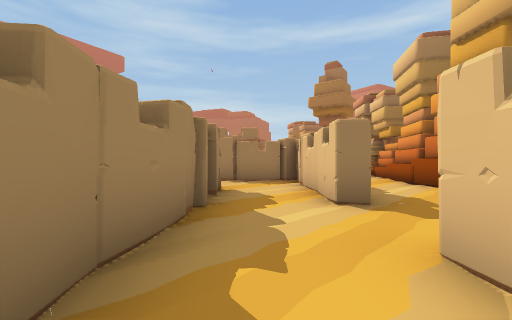
View 1 (above)

24 first-person views from a walk through a Unity game level. The camera is 1.3 m above the floor, looks level and sees 90° across. The floor is counted in squares, 2 m on a side. Each view is taken from the middle of a square. On the plan, view 1 faces up. The plan holds only what a view shows up to about 9 squares ahead; the rest is blank. The place goes on beyond the plan. The player is left out.

View 2
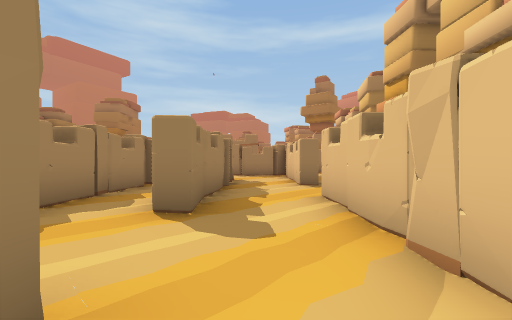

View 3
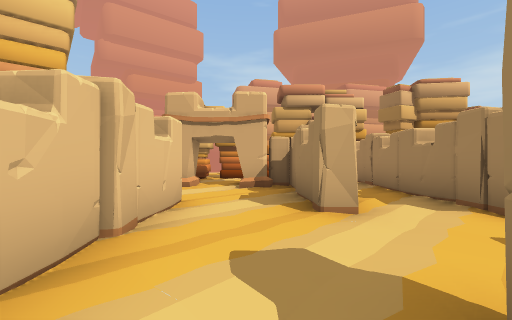

View 4
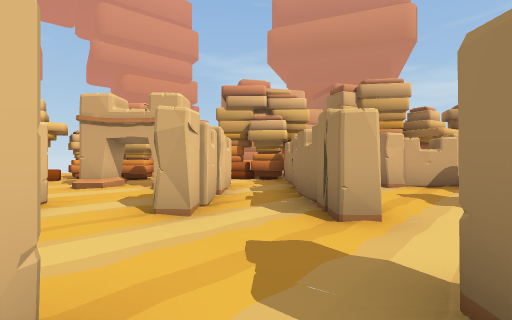

View 5
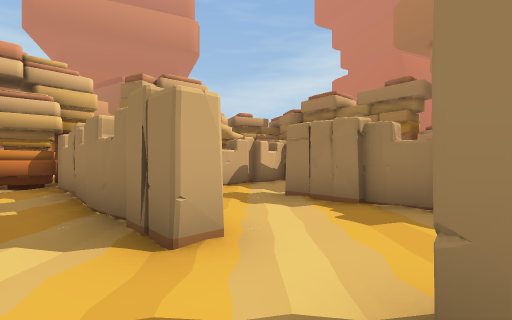

View 6
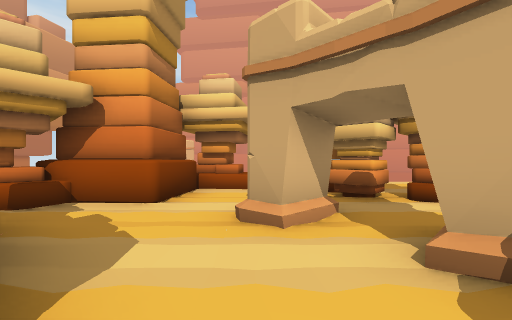

View 7
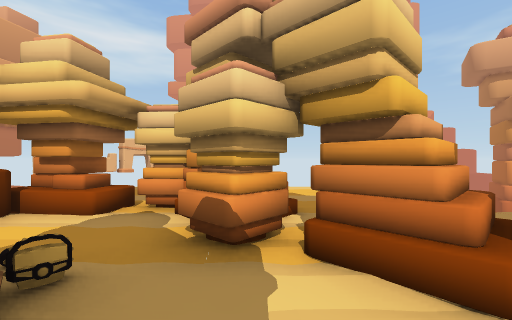

View 8
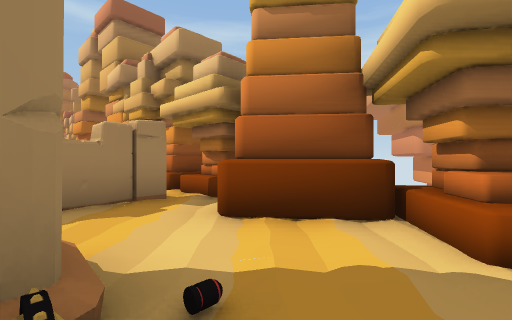

View 9
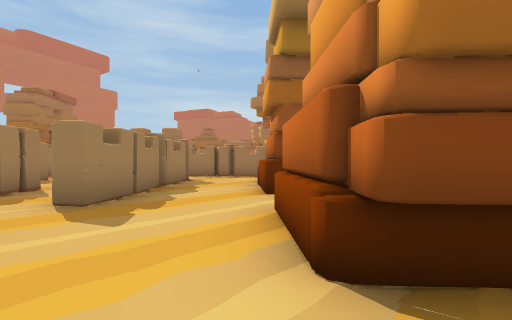

View 10
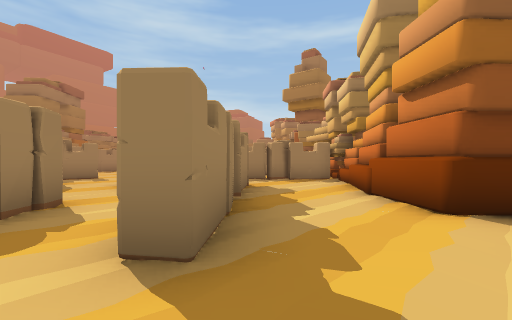

View 11
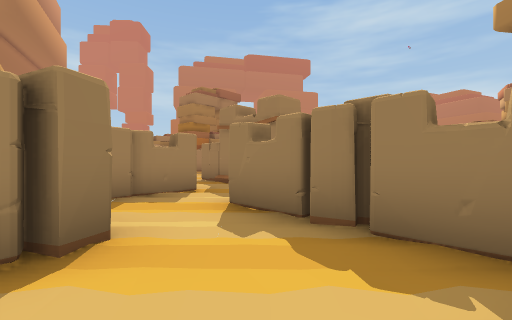

View 12
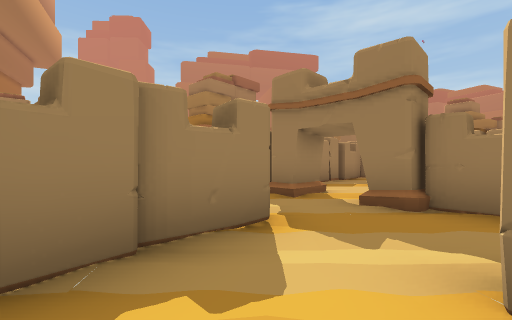

View 13
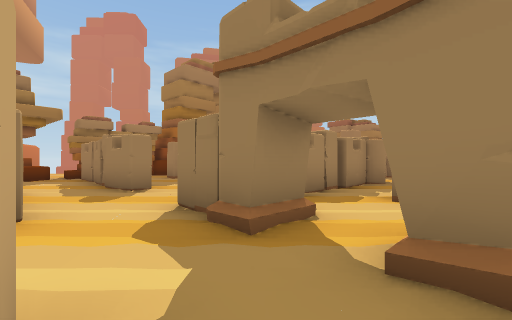

View 14
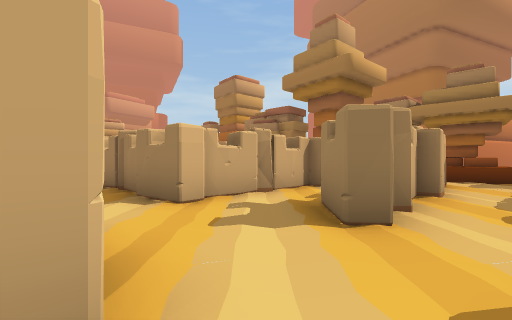

View 15
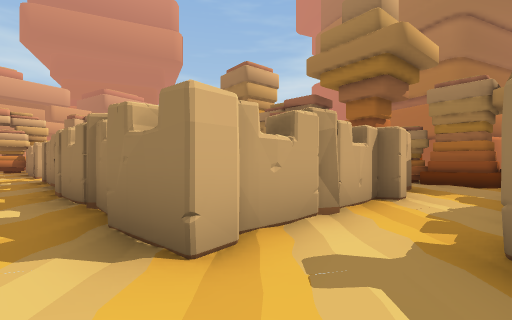

View 16
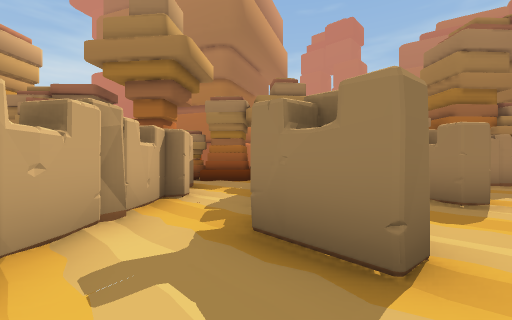

View 17
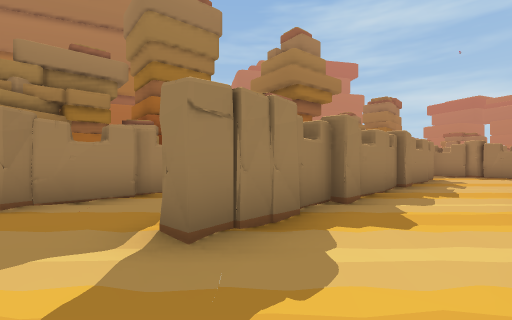

View 18
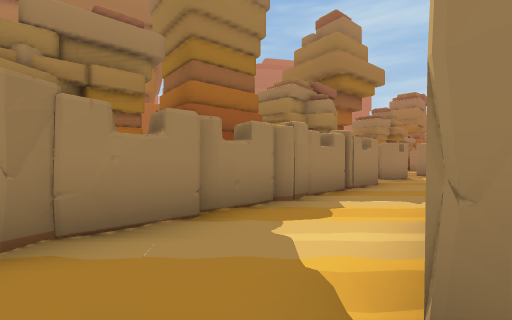

View 19
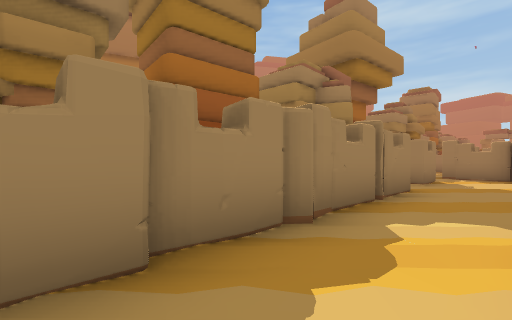

View 20
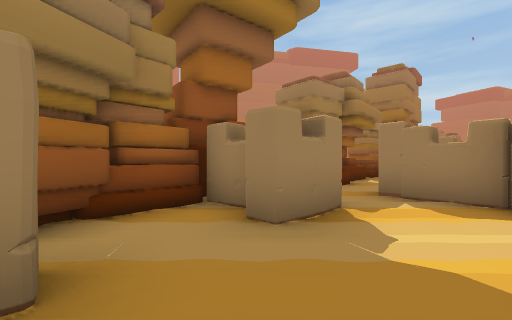

View 21
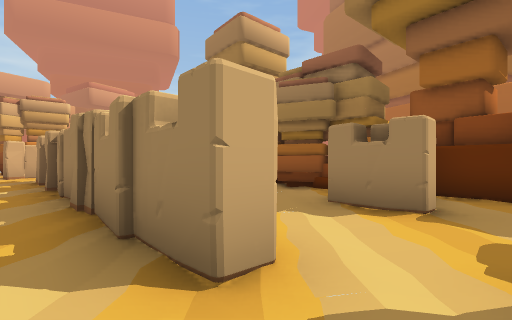

View 22
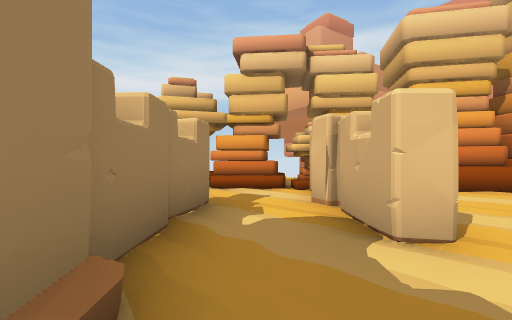

View 23
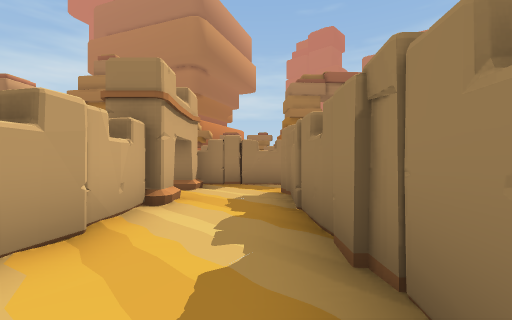

View 24
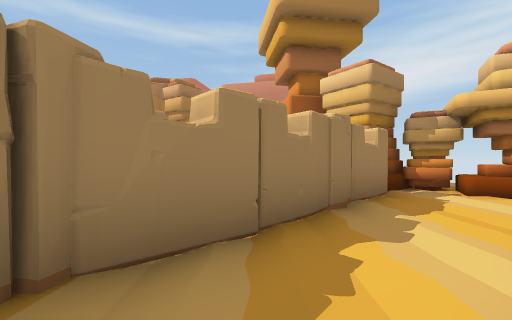

### Floor plan
Key: @ floor where view 1 was taken; # wall or solid block; . floor; / step, stairs or slope; = window, fence, low wall or low ledge; ^ raised ledge; O other object.
Columns run from 11 left of view 1 to 6 right of it. Each row starts with its distance up from view 1.
 18         #.
 17   #     #.
 16   #.    #.########
 15    ..   #........#
 14     ... #.......##
 13 ######..##.###..##
 12 ^...............=#
 11 #..#####..#.#####.
 10 #......#..#.....#
  9 #.........#.....#
  8 #..######.####..#
  7 #.......#....#.##
  6 ###.....#....#.##
  5 #.#..#..#.#..#..#
  4 #....#..#.#..#..
  3 ###..#..#.#.....#
  2   #..#..#.#.....#
  1   #..#..#.#..#..#
  0   #..#..#..@.# .#
 -1   #..#.......#  ##
 -2   #..#..#....####
 -3   #..#..#.#.....#
 -4   #.....#.#.....#
 -5   ####. #.##.#.##
 -6         #../.O..##
 -7         #......=#
 -8         ###/####.
 -9         #    .
-10              ..
-11              ..

Where each view was taken, in squares from view 1:
view 1: 0 up, 0 right, facing up
view 2: 3 down, 0 right, facing up
view 3: 1 up, 0 right, facing down
view 4: 1 up, 2 left, facing down
view 5: 0 up, 2 left, facing down-left
view 6: 3 down, 0 right, facing down-right
view 7: 6 down, 0 right, facing down-right
view 8: 7 down, 2 right, facing up-right
view 9: 0 up, 4 right, facing up
view 10: 2 up, 2 right, facing up
view 11: 8 up, 4 right, facing up-left
view 12: 9 up, 1 right, facing up-left
view 13: 11 up, 0 right, facing up-left
view 14: 12 up, 1 left, facing down-left
view 15: 10 up, 2 left, facing down-left
view 16: 10 up, 2 left, facing left
view 17: 4 down, 4 left, facing up-left
view 18: 4 down, 6 left, facing up-left
view 19: 3 down, 7 left, facing up-left
view 20: 3 up, 7 left, facing up-left
view 21: 7 up, 5 left, facing down-left
view 22: 12 up, 1 left, facing right
view 23: 15 up, 4 right, facing left
view 24: 14 up, 1 left, facing up-right
